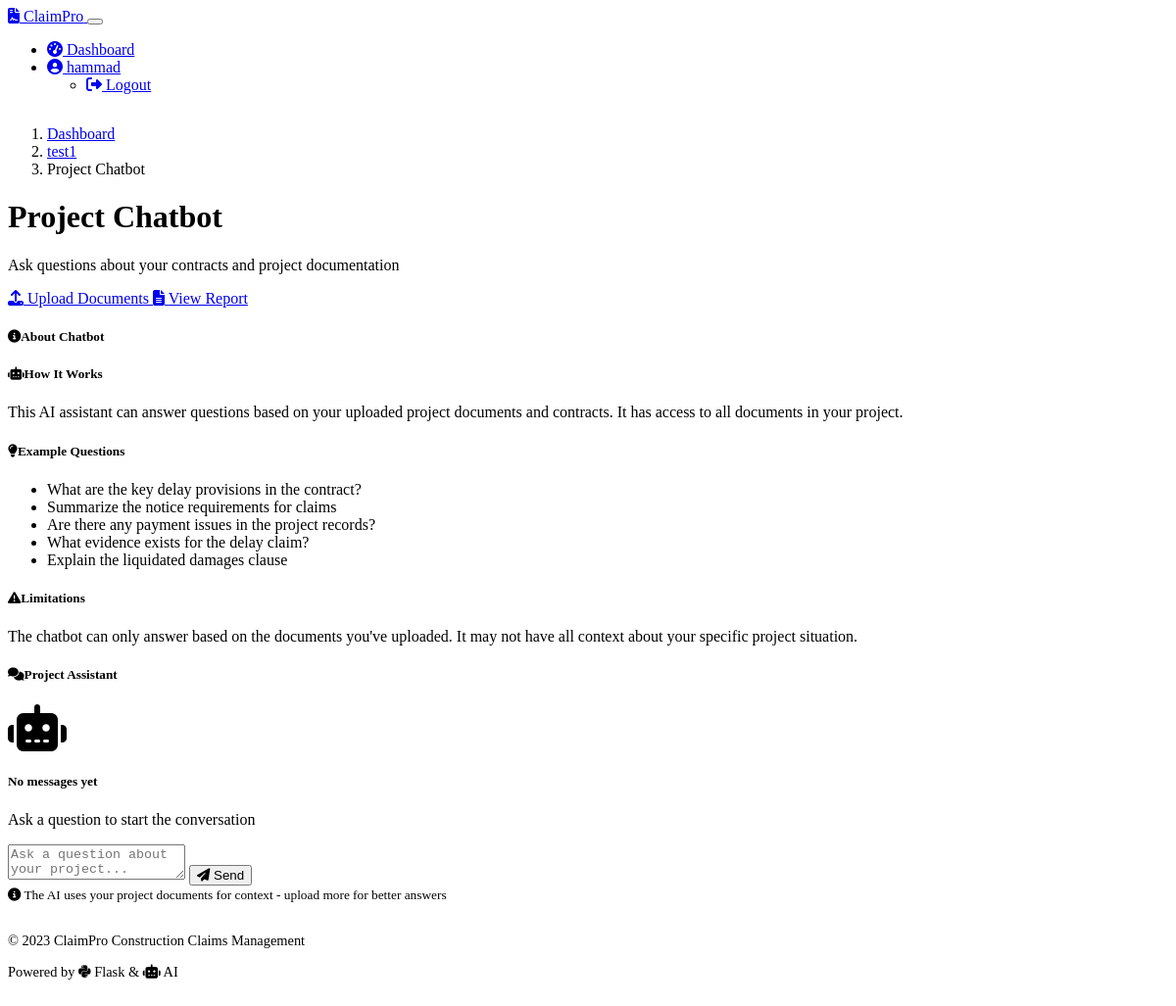
The page /project/2/chat (signed in) on the database as committed earlier.
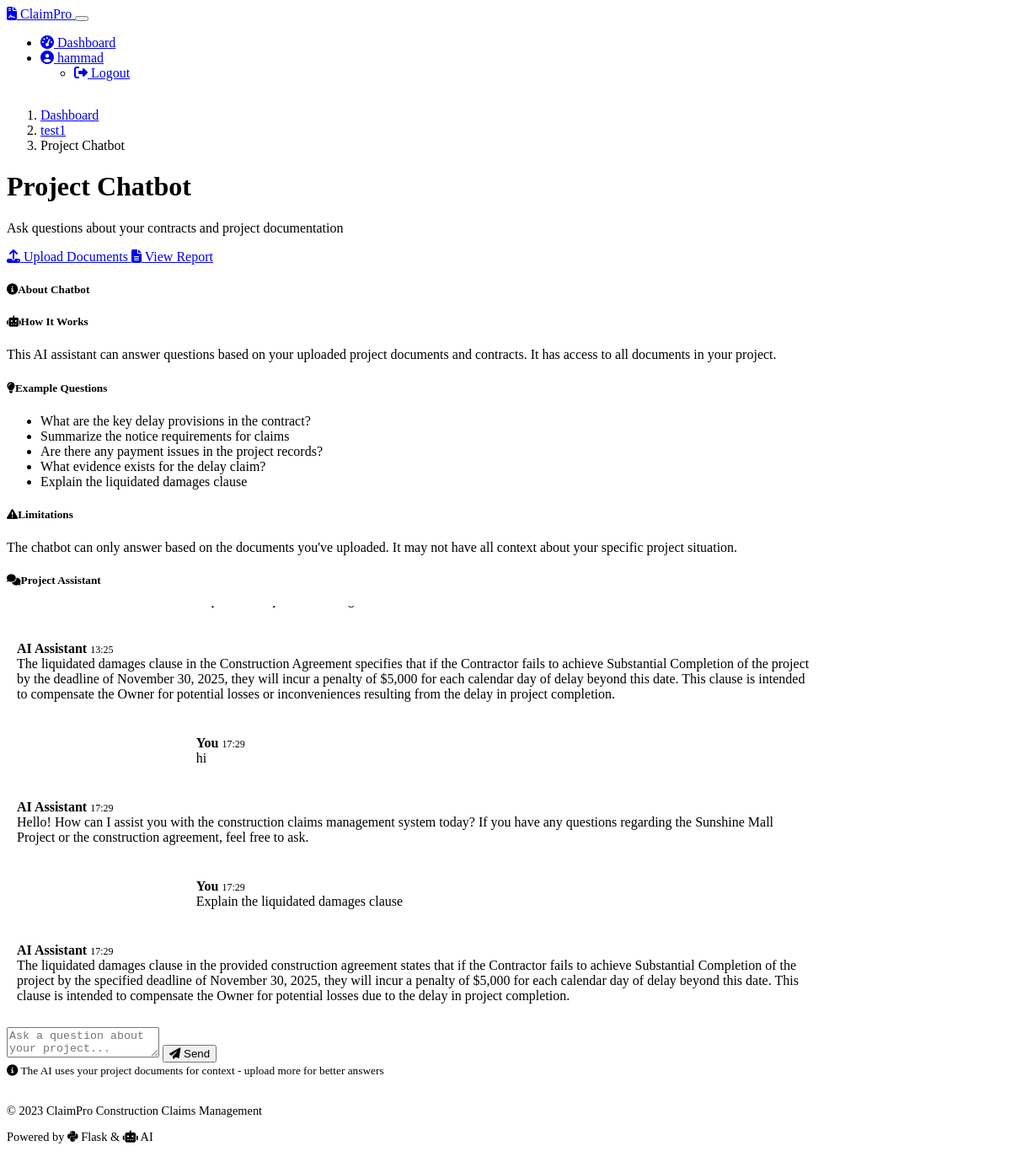
The same page on the database as committed later.
### models.py (models this page shows, shortened)
class User(UserMixin, db.Model):
    id = db.Column(db.Integer, primary_key=True)
    username = db.Column(db.String(64), unique=True, nullable=False)
    email = db.Column(db.String(120), unique=True, nullable=False)
    password_hash = db.Column(db.String(256), nullable=False)
    projects = db.relationship('Project', backref='user', lazy=True, cascade="all, delete-orphan")

class Project(db.Model):
    id = db.Column(db.Integer, primary_key=True)
    user_id = db.Column(db.Integer, db.ForeignKey('user.id'), nullable=False)
    project_name = db.Column(db.String(120), nullable=False)
    created_at = db.Column(db.DateTime, default=datetime.utcnow)
    documents = db.relationship('Document', backref='project', lazy=True, cascade="all, delete-orphan")
    project_records = db.relationship('ProjectRecord', backref='project', lazy=True, cascade="all, delete-orphan")
    risks = db.relationship('Risk', backref='project', lazy=True, cascade="all, delete-orphan")
    entitlement_causation = db.relationship('EntitlementCausation', backref='project', lazy=True, cascade="all, delete-orphan")
    quantum = db.relationship('Quantum', backref='project', lazy=True, cascade="all, delete-orphan")
    counterclaims = db.relationship('Counterclaim', backref='project', lazy=True, cascade="all, delete-orphan")
    chat_messages = db.relationship('ChatMessage', backref='project', lazy=True, cascade="all, delete-orphan")

class ChatMessage(db.Model):
    id = db.Column(db.Integer, primary_key=True)
    project_id = db.Column(db.Integer, db.ForeignKey('project.id'), nullable=False)
    is_user = db.Column(db.Boolean, default=True)
    message = db.Column(db.Text, nullable=False)
    timestamp = db.Column(db.DateTime, default=datetime.utcnow)

### app.py (the view, shortened to what this page needs)
@app.route('/project/<int:project_id>/chat', methods=['GET', 'POST'])
@login_required
def chatbot(project_id):
    project = Project.query.get_or_404(project_id)
    if project.user_id != current_user.id:
        abort(403)
    form = ChatForm()
    chat_messages = ChatMessage.query.filter_by(project_id=project_id).order_by(ChatMessage.timestamp).all()
    return render_template('chatbot.html', project=project, form=form, chat_messages=chat_messages)

### forms.py
class ChatForm(FlaskForm):
    message = TextAreaField('Message', validators=[DataRequired()])
    submit = SubmitField('Send')

### app.py (called while the page is built)
@login_manager.user_loader
def load_user(user_id):
    return db.session.get(User, int(user_id))

### templates/chatbot.html (shortened to what this page needs)
{% extends 'base.html' %}
{% block content %}
<nav aria-label="breadcrumb" class="mb-4">
    <ol class="breadcrumb">
        <li class="breadcrumb-item"><a href="{{ url_for('dashboard') }}">Dashboard</a></li>
        <li class="breadcrumb-item"><a href="{{ url_for('upload_document', project_id=project.id) }}">{{ project.project_name }}</a></li>
        <li class="breadcrumb-item active">Project Chatbot</li>
    </ol>
</nav>
<div class="row mb-4">
    <div class="col-md-7">
        <h1 class="mb-2">Project Chatbot</h1>
        <p class="lead">Ask questions about your contracts and project documentation</p>
    </div>
    <div class="col-md-5 text-md-end d-flex flex-wrap justify-content-md-end gap-2">
        <a href="{{ url_for('upload_document', project_id=project.id) }}" class="btn btn-outline-primary">
            <i class="fas fa-upload me-1"></i> Upload Documents
        </a>
        <a href="{{ url_for('generate_report', project_id=project.id) }}" class="btn btn-success">
            <i class="fas fa-file-alt me-1"></i> View Report
        </a>
    </div>
</div>
<div class="row">
    <div class="col-lg-4 order-lg-2 mb-4">
        <div class="card shadow-sm h-100 fade-in-element">
            <div class="card-header bg-primary text-white">
                <h5 class="mb-0"><i class="fas fa-info-circle me-2"></i>About Chatbot</h5>
            </div>
            <div class="card-body">
                <div class="mb-4">
                    <h5><i class="fas fa-robot text-info me-2"></i>How It Works</h5>
                    <p>This AI assistant can answer questions based on your uploaded project documents and contracts. It has access to all documents in your project.</p>
                </div>
                <div class="mb-4">
                    <h5><i class="fas fa-lightbulb text-warning me-2"></i>Example Questions</h5>
                    <ul class="mb-0">
                        <li>What are the key delay provisions in the contract?</li>
                        <li>Summarize the notice requirements for claims</li>
                        <li>Are there any payment issues in the project records?</li>
                        <li>What evidence exists for the delay claim?</li>
                        <li>Explain the liquidated damages clause</li>
                    </ul>
                </div>
                <div class="mb-0">
                    <h5><i class="fas fa-exclamation-triangle text-danger me-2"></i>Limitations</h5>
                    <p class="mb-0">The chatbot can only answer based on the documents you've uploaded. It may not have all context about your specific project situation.</p>
                </div>
            </div>
        </div>
    </div>
    <div class="col-lg-8 order-lg-1">
        <div class="card shadow-sm mb-4 fade-in-element">
            <div class="card-header bg-info text-white">
                <h5 class="mb-0"><i class="fas fa-comments me-2"></i>Project Assistant</h5>
            </div>
            <div class="card-body">
                <div class="chat-container mb-4 p-3 bg-dark rounded">
                    {% if chat_messages %}
                        {% for message in chat_messages %}
                            <div class="chat-message {{ 'user-message' if message.is_user else 'ai-message' }}">
                                <div class="mb-1">
                                    <strong>{{ 'You' if message.is_user else 'AI Assistant' }}</strong>
                                    <span class="chat-timestamp">{{ message.timestamp.strftime('%H:%M') }}</span>
                                </div>
                                <div style="white-space: pre-wrap;">{{ message.message }}</div>
                            </div>
                        {% endfor %}
                    {% else %}
                        <div class="text-center py-5 text-muted">
                            <i class="fas fa-robot fa-3x mb-3"></i>
                            <h5>No messages yet</h5>
                            <p>Ask a question to start the conversation</p>
                        </div>
                    {% endif %}
                </div>
                <form method="POST">
                    <div class="input-group">
                        {{ form.message(class="form-control", placeholder="Ask a question about your project...", rows="2") }}
                        <button type="submit" class="btn btn-primary">
                            <i class="fas fa-paper-plane me-1"></i> Send
                        </button>
                    </div>
                </form>
            </div>
            <div class="card-footer bg-dark text-muted">
                <small><i class="fas fa-info-circle me-1"></i> The AI uses your project documents for context - upload more for better answers</small>
            </div>
        </div>
    </div>
</div>
{% endblock %}

### templates/base.html (shortened to what this page needs)
<!DOCTYPE html>
<html lang="en" data-bs-theme="dark">
<head>
    <link rel="stylesheet" href="https://cdn.replit.com/agent/bootstrap-agent-dark-theme.min.css">
    <link rel="stylesheet" href="https://cdnjs.cloudflare.com/ajax/libs/font-awesome/6.4.0/css/all.min.css">
    <link rel="stylesheet" href="{{ url_for('static', filename='styles.css') }}">
</head>
<body class="d-flex flex-column min-vh-100">
    <nav class="navbar navbar-expand-lg navbar-dark bg-primary">
        <div class="container">
            <a class="navbar-brand d-flex align-items-center" href="{{ url_for('index') }}">
                <i class="fas fa-file-contract me-2"></i>
                <span>ClaimPro</span>
            </a>
            <button class="navbar-toggler" type="button" data-bs-toggle="collapse" data-bs-target="#navbarNav">
            </button>
            <div class="collapse navbar-collapse" id="navbarNav">
                <ul class="navbar-nav ms-auto">
                    {% if current_user.is_authenticated %}
                    <li class="nav-item">
                        <a class="nav-link {% if request.endpoint == 'dashboard' %}active{% endif %}" href="{{ url_for('dashboard') }}">
                            <i class="fas fa-tachometer-alt me-1"></i> Dashboard
                        </a>
                    </li>
                    <li class="nav-item dropdown">
                        <a class="nav-link dropdown-toggle" href="#" id="userDropdown" role="button" data-bs-toggle="dropdown">
                            <i class="fas fa-user-circle me-1"></i> {{ current_user.username }}
                        </a>
                        <ul class="dropdown-menu dropdown-menu-end">
                            <li>
                                <a class="dropdown-item" href="{{ url_for('logout') }}">
                                    <i class="fas fa-sign-out-alt me-1"></i> Logout
                                </a>
                            </li>
                        </ul>
                    </li>
                    {% endif %}
                </ul>
            </div>
        </div>
    </nav>
    <main class="py-4">
        <div class="container">
            {% block content %}{% endblock %}
        </div>
    </main>
    <footer class="bg-dark text-light py-3 mt-auto">
        <div class="container">
            <div class="row">
                <div class="col-md-6">
                    <p class="mb-0">&copy; 2023 ClaimPro Construction Claims Management</p>
                </div>
                <div class="col-md-6 text-md-end">
                    <p class="mb-0">Powered by <i class="fab fa-python"></i> Flask & <i class="fas fa-robot"></i> AI</p>
                </div>
            </div>
        </div>
    </footer>
</body>
</html>

### static/styles.css (style rules this page uses)
body { min-height: 100vh; display: flex; flex-direction: column; }
main { flex: 1; }
footer { margin-top: auto; padding: 1rem 0; font-size: 0.9rem; }
.chat-container { max-height: 500px; overflow-y: auto; }
.chat-message { margin-bottom: 1rem; padding: 0.75rem; border-radius: 0.5rem; max-width: 80%; }
.user-message { background-color: rgba(var(--bs-primary-rgb), 0.1); border: 1px solid rgba(var(--bs-primary-rgb), 0.2); margin-left: auto; }
.ai-message { background-color: rgba(var(--bs-secondary-rgb), 0.1); border: 1px solid rgba(var(--bs-secondary-rgb), 0.2); margin-right: auto; }
.chat-timestamp { font-size: 0.75rem; color: var(--bs-secondary); }

Rows that differ between the two databases and show on the page:
added ChatMessage: is_user "AI Assistant", timestamp "13:25", message "The liquidated damages clause in the Construction Agreement specifies that if the Contractor fails to achieve Substantial Completion of the project by the deadline of November 30, 2025, they will incur a penalty of $5,000 for each calendar day of delay beyond this date. This clause is intended to compensate the Owner for potential losses or inconveniences resulting from the delay in project completion."
added ChatMessage: is_user "You", timestamp "17:29", message "hi"
added ChatMessage: is_user "AI Assistant", timestamp "17:29", message "Hello! How can I assist you with the construction claims management system today? If you have any questions regarding the Sunshine Mall Project or the construction agreement, feel free to ask."
added ChatMessage: is_user "You", timestamp "17:29", message "Explain the liquidated damages clause"
added ChatMessage: is_user "AI Assistant", timestamp "17:29", message "The liquidated damages clause in the provided construction agreement states that if the Contractor fails to achieve Substantial Completion of the project by the specified deadline of November 30, 2025, they will incur a penalty of $5,000 for each calendar day of delay beyond this date. This clause is intended to compensate the Owner for potential losses due to the delay in project completion."
Other text that changed with them:
text no longer shown: "No messages yet Ask a question to start the conversation"
